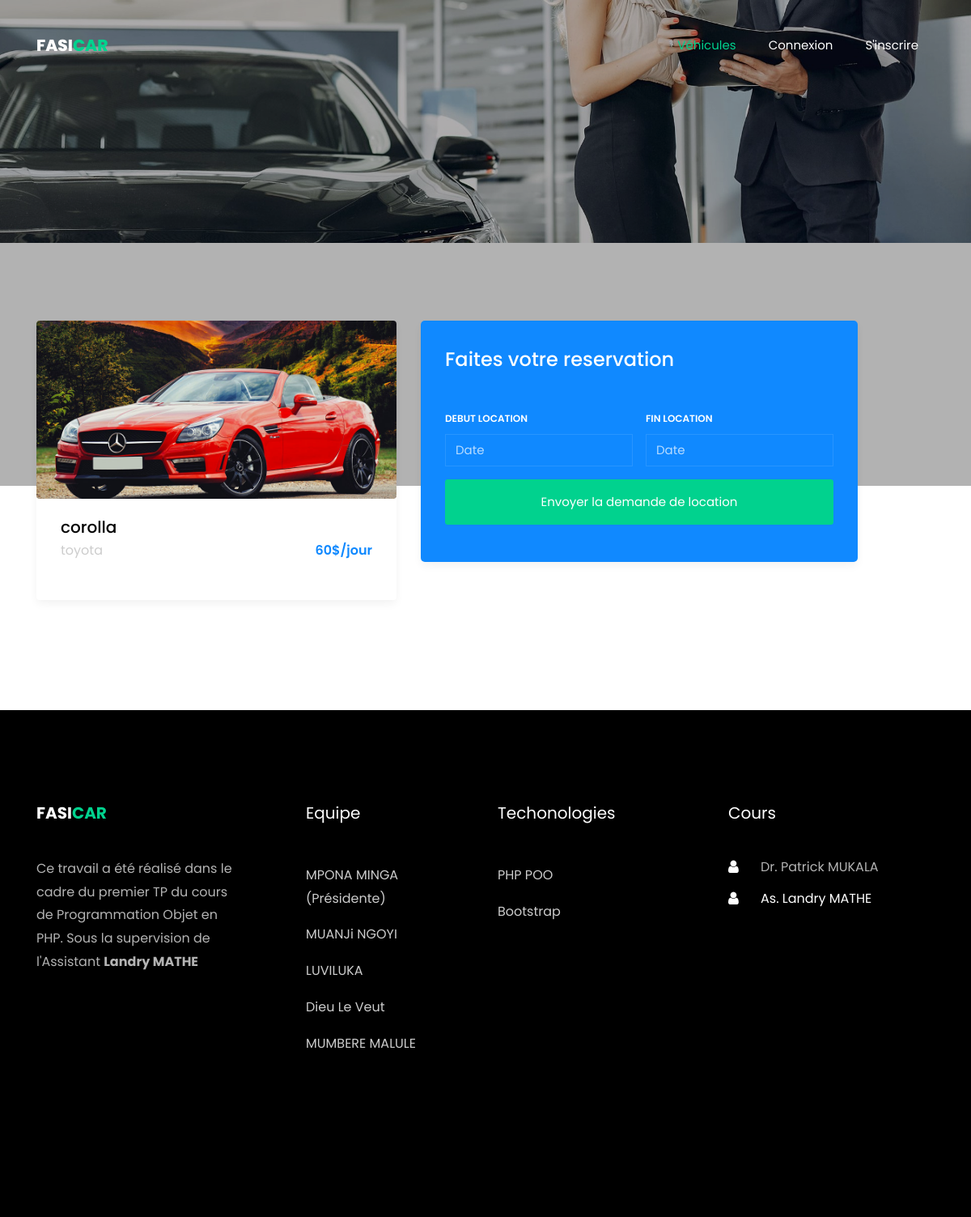
The app's page /car.info.php?id=2 with its own data.
### tables this page shows
CREATE TABLE IF NOT EXISTS `t_voitures` (
  `id` int(11) NOT NULL AUTO_INCREMENT,
  `categorie` varchar(50) NOT NULL,
  `marque` varchar(50) NOT NULL,
  `model` varchar(50) NOT NULL,
  `image` longblob,
  `imatriculation` varchar(50) NOT NULL,
  `tarif` double NOT NULL,
  `disponibilite` int(11) NOT NULL,
  `etat` int(11) NOT NULL,
  PRIMARY KEY (`id`)
);

### src/Database/Database.php (called while the page is built, shortened)
<?php
class Database
{
    private $pdo;
    private function getPDO()
    {
        if($this->pdo === null){
            $pdo = new PDO(
                "mysql:dbname=location_vehicules;host=localhost" ,
                "root",
                "",
                array(PDO::MYSQL_ATTR_INIT_COMMAND => 'SET NAMES utf8',
                PDO::ATTR_ERRMODE => PDO::ERRMODE_WARNING)
            );
            $this->pdo = $pdo;
        }
        return $this->pdo;
    }
    public function prepare($requete, $param)
    {
        $pdo = $this->getPDO();
        $req = $pdo->prepare($requete);
        $req->setFetchMode(PDO::FETCH_OBJ);
        $bool = $req->execute($param);
        $data = $req->fetchAll();
        return $data;
    }
}

### src/Classes/Car.php (called while the page is built, shortened)
<?php
class Car
{
    private $db;
    public function __construct()
    {
        $this->db = new Database();
    }
    public function details($id)
    {
        return  $this->db->prepare(
            "SELECT * FROM t_voitures
             WHERE id = :id",
             ['id' => $id]
        );
    }
}

### public/car.info.php (the view, shortened to what this page needs)
<?php
    $car = new Car();
    $c = $car->details($_GET['id']);
?>
<?php include('partials/head.php');?>
<section class="hero-wrap hero-wrap-2 js-fullheight" style="background-image: url('images/bg_3.jpg');" data-stellar-background-ratio="0.5">
      <div class="overlay"></div>
      <div class="container">
        <div class="row no-gutters slider-text js-fullheight align-items-end justify-content-start">
          <div class="col-md-9 ftco-animate pb-5">
            <h1 class="mb-3 bread">Details du Vehicule</h1>
          </div>
        </div>
      </div>
    </section>
    <section class="ftco-section contact-section">
      <div class="container">
        <div class="row d-flex mb-6 contact-info">
          <div class="col-md-5">
            <div class="car-wrap rounded ftco-animate">
              <div class="img rounded d-flex align-items-end" style="background-image: url(images/car-1.jpg);">
              </div>
              <div class="text">
                <h2 class="mb-0"><a href="car-single.html"><?= $c[0]->model ?></a></h2>
                <div class="d-flex mb-3">
                  <span class="cat"><?= $c[0]->marque ?></span>
                  <p class="price ml-auto"><?= $c[0]->tarif ?>$/jour</p>
                </div>
              </div>
            </div>
        </div>
          <div class="col-md-6 block-9 mb-md-5">
                <form action="#" class="request-form ftco-animate bg-primary" method="POST">
                  <h2>Faites votre reservation</h2>
                  <div class="d-flex">
                    <div class="form-group mr-2">
                      <label for="" class="label">Debut location</label>
                      <input type="text" class="form-control" name="debutLocation" id="book_pick_date" placeholder="Date">
                    </div>
                    <div class="form-group ml-2">
                      <label for="" class="label">Fin location</label>
                      <input type="text" class="form-control" name="finLocation" id="book_off_date" placeholder="Date">
                    </div>
                  </div>
                  <div class="form-group">
                    <input type="submit" name="rent" value="Envoyer la demande de location" class="btn btn-secondary py-3 px-4">
                  </div>
                </form>
        </div>
      </div>
    </section>
    <?php include('partials/footer.php');?>

### records on screen
t_voitures: model "corolla", marque "toyota", tarif "60"
